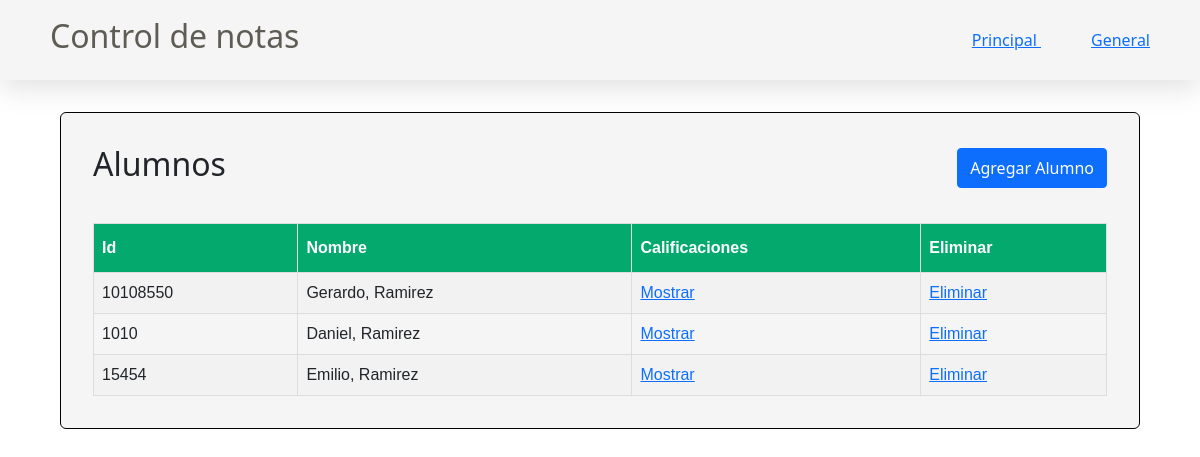
The page / on the database its author committed.
### notes/models.py (models this page shows, shortened)
class Alumno(models.Model):
    first_name = models.CharField(max_length=30)
    last_name = models.CharField(max_length=30)
    control_number = models.IntegerField(default=0)
    def __str__(self):
        return self.first_name + ', ' + self.last_name

### notes/views.py (the view)
# urls.py: path("", views.index, name="home"),
def index(request):
    return render(request, 'notes/home.html')

### notes/context_processors.py (called while the page is built)
def alumnos(request):
    alumnos = Alumno.objects.all()
    data = [{'name': alumno, 'id': alumno.id, 'control': alumno.control_number} for alumno in alumnos]
    print(data)
    return {'alumnos': data}

### notes/templates/notes/home.html
{% extends 'notes/base.html' %}
{% load static %}
{% block content %}
<div class="title-container">
<h2>Alumnos</h2>
<a href="{% url 'alumnonew' %}"><button class="btn btn-primary">Agregar Alumno</button></a>
</div>
<table id="printTable" class='table-style'>
    <tr>
        <th>Id</th>
        <th>Nombre</th>
        <th>Calificaciones</th>
        <th>Eliminar</th>
    </tr>
    {% for alumno in alumnos %}
        <tr>
            <td>{{ alumno.control }}</td>
            <td>{{ alumno.name }}</td>
            <td><a href="{% url 'noteslist'  alumno.id %}">Mostrar</a></td>
            <td><a href="{% url 'alumnodelete' alumno.id %}">Eliminar</a></td>
        </tr>
    {% endfor %}
</table>
{% endblock %}

### cdn/static/css/style.css (style rules this page uses)
* { margin: 0; padding: 0; }
html { background-color: white; height: 100vh; width: 100vw; font-family: Arial, Helvetica, sans-serif; }
.title-container { display: flex; align-items: center; justify-content: space-between; width: 100%; }
.btn { height: 40px; padding: 5px; font-size: 15px; background-color: seagreen; border: 2px solid rgb(20, 61, 38); border-radius: 10px; color: white; min-width: 120px; }
#printTable { font-family: Arial, Helvetica, sans-serif; border-collapse: collapse; width: 100%; }
#printTable td, #printTable th { border: 1px solid #ddd; padding: 8px; }
#printTable tr:nth-child(even) { background-color: #f2f2f2; }
#printTable th { padding-top: 12px; padding-bottom: 12px; text-align: left; background-color: #04AA6D; color: white; }

### rows shown on the page
Alumno: control "10108550", name "Gerardo, Ramirez"
Alumno: control "1010", name "Daniel, Ramirez"
Alumno: control "15454", name "Emilio, Ramirez"
